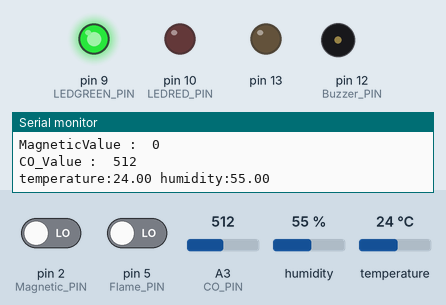
This sketch was run on a simulated Arduino Mega 2560, built with avr-gcc and run on an emulated ATmega2560. Shown: output pins drawn as LEDs (lit = HIGH), buzzer (waves = sounding, pin HIGH), the last lines printed to the serial monitor. Dashed ring = blinking. Inputs (shaded band) come from the test bench; at power-on: pin 2 (Magnetic_PIN) LOW, A3 (CO_PIN) = 512, pin 5 (Flame_PIN) LOW, humidity 55 %, temperature 24 °C.

Above: at 2.4 s.
2.5 s: pin 2 (Magnetic_PIN) driven HIGH
At 3.3 s:
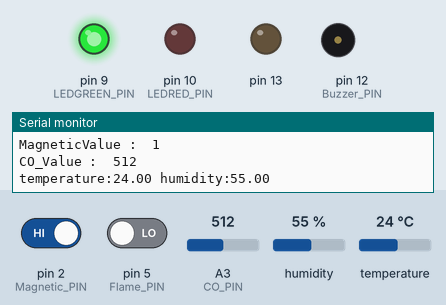
4.7 s: A3 (CO_PIN) set to 437
7.2 s: A3 (CO_PIN) set to 402
At 9.5 s:
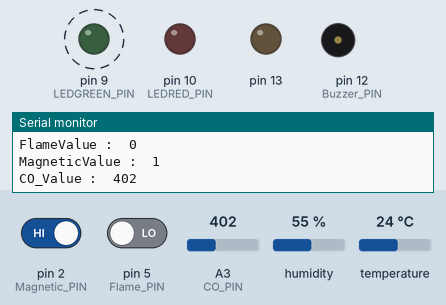
12.6 s: A3 (CO_PIN) set to 430
At 14.7 s:
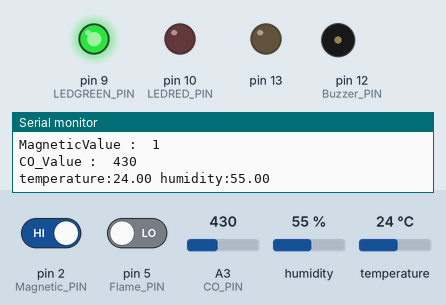
15.5 s: A3 (CO_PIN) set to 410
At 16.9 s:
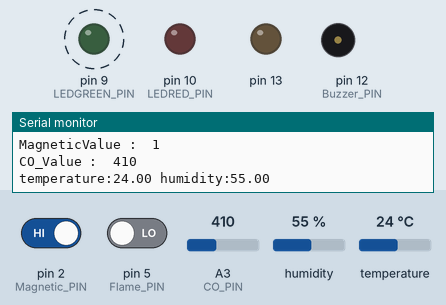
Timing chart, 0 to 21.9 s (numbered marks = the images above; inputs shaded):
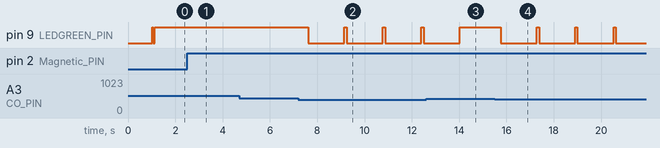

The sketch:

Sensors_BLE.ino
```cpp
#include <DHT11.h>
#include <SoftwareSerial.h>

//SoftwareSerial BTSerial(10, 11); // BLE(TXD) - RX(Arduino - 10) | BLE(RXD) - TX(Arduino - 11)

                                   // Serial1 (Arduino - Mega)
                                   // BLE(TXD) - RX(Arduino - 19) | BLE(RXD) - TX(Arduino - 18)
uint8_t buffer[256];
uint8_t index = 0;

// 3.3 v
int Magnetic_Value = 0;
int Magnetic_PIN = 2;   // Digital
int Flame_Value = 0;
int Flame_PIN = 5;      // Digital

// no Voltage
int LEDGREEN_PIN = 9;        // Digital
int LEDRED_PIN = 10;        // Digital

// 5.0v
int CO_Value = 100;
int CO_PIN = 3;         // Analog
int Buzzer_PIN = 12;    // Digital
int DHT_PIN=3;          // Digital
DHT11 dht11(DHT_PIN);

void setup(){
  pinMode(Magnetic_PIN, INPUT);
  pinMode(Flame_PIN, INPUT);
  pinMode(Buzzer_PIN,OUTPUT);
  pinMode(LEDGREEN_PIN, OUTPUT);
  pinMode(LEDRED_PIN, OUTPUT);

  pinMode(13, OUTPUT);
  Buzzer_OFF();

  Serial.begin(9600);        //Arduino Bluetooth - PC Serial
  Serial1.begin(9600);
  // PC   ==  Serial1.begin(115200);    //Arduino Bluetooth - Bluetooth connect Device
  // using Putty set baudrate
  Serial.println("Ready..");

}

void loop(){
  Temp_Check();

  // 불꽃 발생시  0, 평상 시 1 반환
  Flame_Check();

  // 문 닫혀있을 경우(자석 붙어있음) 0, 열려있을 경우(자석 떨어짐) 1 반환
  Magnetic_Check();

  // 라이터 가스 주입 시 500 이상 유지 평사시 300 ~ 500 미만 사이 유지
  CO_Check();

  delay(150);

  buffer[index++] = '\0';

   for(uint8_t i = 0; i< index; i++){
     Serial1.write(buffer[i]);
     delay(50);
   }

  index = 0;
}


// 불꽃 발생시  0, 평상 시 1 반환
void Flame_Check(){
  Flame_Value = digitalRead(Flame_PIN);

  if(Flame_Value == HIGH){
    Buzzer_OFF();
    ColorLed_OFF();
    buffer[index++] = 's';
  }else{
    ColorLed_ON();
    //Buzzer_ON();
    buffer[index++] = 'f';
  }
  Serial.print("FlameValue : \r ");
  Serial.print(Flame_Value, DEC);
  Serial.println("\n");
  delay(50);

  Flame_Value = 0;
}

// 문 닫혀있을 경우(자석 붙어있음) 0, 열려있을 경우(자석 떨어짐) 1 반환
void Magnetic_Check(){
  Magnetic_Value = digitalRead(Magnetic_PIN);

  if(Magnetic_Value == HIGH){
    ColorLed_ON();
   buffer[index++] = 'o';
  }else{
    ColorLed_OFF();
   buffer[index++] = 'c';
  }
  Serial.print("MagneticValue : \r ");
  Serial.print(Magnetic_Value, DEC);
  Serial.println("\n");
  delay(50);

  Magnetic_Value = 0;
}

// 라이터 가스 주입 시 500 이상 유지 평사시 300 ~ 500 미만 사이 유지
void CO_Check(){
  CO_Value = analogRead(CO_PIN);

  if(CO_Value > 420){
    ColorLed_ON();
    buffer[index++] = 'g';
  }else{
    ColorLed_OFF();
    buffer[index++] = 'n';
  }
  Serial.print("CO_Value : \r ");
  Serial.print(CO_Value, DEC);
  Serial.println("\n");
  delay(50);

  CO_Value = 0;
}

// Temp Check()
void Temp_Check(){
  int err;
  float temp, humi;

  if((err=dht11.read(humi, temp))==0)
  {
    if(temp > 30){
      buffer[index++] = '3';
      if(temp >39){
        buffer[index++] = '9';
      }else if(temp > 38){
        buffer[index++] = '8';
      }else if(temp > 37){
        buffer[index++] = '7';
      }else if(temp > 36){
        buffer[index++] = '6';
      }else if(temp > 35){
        buffer[index++] = '5';
      }else if(temp > 34){
        buffer[index++] = '4';
      }else if(temp > 33){
        buffer[index++] = '3';
      }else if(temp > 32){
        buffer[index++] = '2';
      }else if(temp > 31){
        buffer[index++] = '1';
      }else if(temp > 30){
        buffer[index++] = '0';
      }
    }else if(temp > 20){
      buffer[index++] = '2';
      if(temp >=29){
        buffer[index++] = '9';
      }else if(temp >= 28){
        buffer[index++] = '8';
      }else if(temp >= 27){
        buffer[index++] = '7';
      }else if(temp >= 26){
        buffer[index++] = '6';
      }else if(temp >= 25){
        buffer[index++] = '5';
      }else if(temp >= 24){
        buffer[index++] = '4';
      }else if(temp >= 23){
        buffer[index++] = '3';
      }else if(temp >= 22){
        buffer[index++] = '2';
      }else if(temp >= 21){
        buffer[index++] = '1';
      }else if(temp >= 20){
        buffer[index++] = '0';
      }
    }else if(temp > 10){
      buffer[index++] = '1';
      if(temp >=19){
        buffer[index++] = '9';
      }else if(temp >= 18){
        buffer[index++] = '8';
      }else if(temp >= 17){
        buffer[index++] = '7';
      }else if(temp >= 16){
        buffer[index++] = '6';
      }else if(temp >= 15){
        buffer[index++] = '5';
      }else if(temp >= 14){
        buffer[index++] = '4';
      }else if(temp >= 13){
        buffer[index++] = '3';
      }else if(temp >= 12){
        buffer[index++] = '2';
      }else if(temp >= 11){
        buffer[index++] = '1';
      }else if(temp >= 10){
        buffer[index++] = '0';
      }
    }else if(temp > 0){
      if(temp >=9){
        buffer[index++] = '9';
      }else if(temp >= 8){
        buffer[index++] = '8';
      }else if(temp >= 7){
        buffer[index++] = '7';
      }else if(temp >= 6){
        buffer[index++] = '6';
      }else if(temp >= 5){
        buffer[index++] = '5';
      }else if(temp >= 4){
        buffer[index++] = '4';
      }else if(temp >= 3){
        buffer[index++] = '3';
      }else if(temp >= 2){
        buffer[index++] = '2';
      }else if(temp >= 1){
        buffer[index++] = '1';
      }else if(temp >= 0){
        buffer[index++] = '0';
      }
    }

    Serial.print("temperature:");
    Serial.print(temp);
    Serial.print(" humidity:");
    Serial.print(humi);
    Serial.println();
  }
  else
  {
    Serial.println();
    Serial.print("Error No :");
    Serial.print(err);
    Serial.println();
  }
  delay(DHT11_RETRY_DELAY); //delay for reread
}

void Buzzer_ON(){
  int i;
    for(i=0;i<80;i++){ //output sound of one frequency
      digitalWrite(Buzzer_PIN,HIGH);//make a sound
      delay(1);//delay 1ms
      digitalWrite(Buzzer_PIN,LOW);//silient
      delay(1);//delay 1ms
    }
    for(i=0;i<300;i++) {//output sound of another frequency
      digitalWrite(Buzzer_PIN,HIGH);//make a sound
      delay(2);//delay 2ms
      digitalWrite(Buzzer_PIN,LOW);//silient
      delay(2);//delay 2ms
    }
}
void Buzzer_OFF(){
   digitalWrite(Buzzer_PIN,LOW);
}

// RED 점멸
void ColorLed_ON(){
  digitalWrite(LEDGREEN_PIN,HIGH);
}

// GREEN 점멸
void ColorLed_OFF(){
  digitalWrite(LEDGREEN_PIN, LOW);
}
```

Measured:
- the behaviour switches between 421 and 420 on A3 (CO_PIN) (found by bisection; images 1 and 2)
- after the input at 2.5 s, pin 9 (LEDGREEN_PIN): stops changing and stays HIGH
- after the input at 7.2 s, pin 9 (LEDGREEN_PIN): alternates HIGH for 0.10 s and LOW for 1.5 s, starting after 0.43 s
- after the input at 12.6 s, pin 9 (LEDGREEN_PIN): goes on until 14.0 s, then stays HIGH
- after the input at 15.5 s, pin 9 (LEDGREEN_PIN): alternates HIGH for 0.10 s and LOW for 1.5 s, starting after 0.25 s
